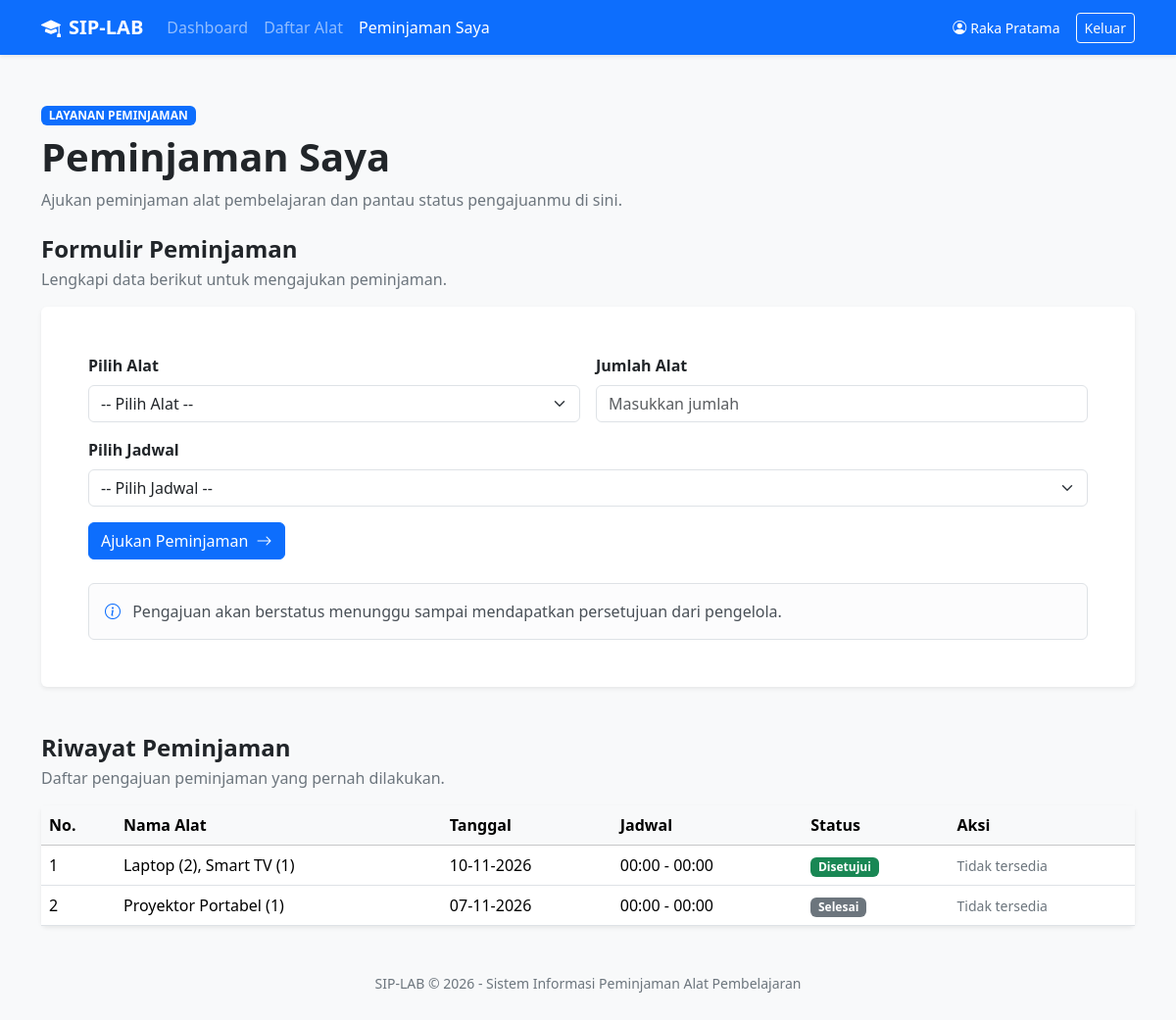
Page /peminjaman-saya.php (signed in) on the committed database.
### tables this page shows
CREATE TABLE `peminjaman` (
  `id_peminjaman` int(11) NOT NULL,
  `id_user` int(11) NOT NULL,
  `id_jadwal` int(11) NOT NULL,
  `tanggal_pengajuan` datetime DEFAULT current_timestamp(),
  `tanggal_peminjaman` date NOT NULL,
  `status_peminjaman` enum('menunggu','disetujui','ditolak','sedang_dipinjam','selesai') DEFAULT 'menunggu'
);

### auth.php (called while the page is built, shortened)
<?php
function e($value) {
    return htmlspecialchars($value, ENT_QUOTES, "UTF-8");
}
?>

### peminjaman-saya.php (the view, shortened to what this page needs)
<?php
require_once "auth.php";
$idUser = $_SESSION["id_user"];
$stmtRiwayat = $conn->prepare("
    SELECT
        p.id_peminjaman,
        p.tanggal_peminjaman,
        p.status_peminjaman,
        j.waktu_mulai,
        j.waktu_selesai,
        GROUP_CONCAT(
            CONCAT(a.nama_alat, ' (', d.jumlah, ')')
            SEPARATOR ', '
        ) AS daftar_alat
    FROM peminjaman p
    LEFT JOIN jadwal j
        ON p.id_jadwal = j.id_jadwal
    LEFT JOIN detail_peminjaman d
        ON p.id_peminjaman = d.id_peminjaman
    LEFT JOIN alat a
        ON d.id_alat = a.id_alat
    WHERE p.id_user = ?
    GROUP BY
        p.id_peminjaman,
        p.tanggal_peminjaman,
        p.status_peminjaman,
        j.waktu_mulai,
        j.waktu_selesai
    ORDER BY p.id_peminjaman DESC
");
$stmtRiwayat->bind_param("i", $idUser);
$stmtRiwayat->execute();
$riwayat = $stmtRiwayat->get_result();
?>
<!DOCTYPE html>
<html lang="id">
<head>
    <link href="https://cdn.jsdelivr.net/npm/bootstrap@5.3.3/dist/css/bootstrap.min.css" rel="stylesheet">
    <link href="https://cdn.jsdelivr.net/npm/bootstrap-icons@1.11.3/font/bootstrap-icons.min.css" rel="stylesheet">
</head>
<body class="bg-light">
<nav class="navbar navbar-expand-lg navbar-dark bg-primary shadow-sm">
    <div class="container">
        <a class="navbar-brand fw-bold" href="dashboard.php"><i class="bi bi-mortarboard-fill me-2"></i>SIP-LAB</a>
        <div class="collapse navbar-collapse" id="navbarSiswa">
            <ul class="navbar-nav me-auto mb-2 mb-lg-0">
                <li class="nav-item"><a class="nav-link" href="dashboard.php">Dashboard</a></li>
                <li class="nav-item"><a class="nav-link" href="daftar-alat.php">Daftar Alat</a></li>
                <li class="nav-item"><a class="nav-link active" href="peminjaman-saya.php">Peminjaman Saya</a></li>
            </ul>
            <div class="d-flex align-items-center gap-3 text-white">
                <span class="small"><i class="bi bi-person-circle me-1"></i><?php echo e($_SESSION["nama"]); ?></span>
                <a href="logout.php" class="btn btn-outline-light btn-sm">Keluar</a>
            </div>
        </div>
    </div>
</nav>
<main class="container py-4 py-lg-5">
    <div class="mb-4">
        <span class="badge text-bg-primary mb-2">LAYANAN PEMINJAMAN</span>
        <h1 class="fw-bold">Peminjaman Saya</h1>
        <p class="text-secondary mb-0">Ajukan peminjaman alat pembelajaran dan pantau status pengajuanmu di sini.</p>
    </div>
    <div class="mb-3">
        <h2 class="h4 fw-bold mb-1">Formulir Peminjaman</h2>
        <p class="text-secondary">Lengkapi data berikut untuk mengajukan peminjaman.</p>
    </div>
    <div class="card border-0 shadow-sm mb-5">
        <div class="card-body p-4 p-lg-5">
            <form action="proses-peminjaman.php" method="POST">
                <div class="row g-3">
                    <div class="col-md-6">
                        <label for="id_alat" class="form-label fw-semibold">Pilih Alat</label>
                        <select name="id_alat" id="id_alat" class="form-select" required>
                            <option value="">-- Pilih Alat --</option>
                        </select>
                    </div>
                    <div class="col-md-6">
                        <label for="jumlah" class="form-label fw-semibold">Jumlah Alat</label>
                        <input type="number" name="jumlah" id="jumlah" class="form-control"
                               min="1" placeholder="Masukkan jumlah" required>
                    </div>
                    <div class="col-12">
                        <label for="id_jadwal" class="form-label fw-semibold">Pilih Jadwal</label>
                        <select name="id_jadwal" id="id_jadwal" class="form-select" required>
                            <option value="">-- Pilih Jadwal --</option>
                        </select>
                    </div>
                    <div class="col-12">
                        <button type="submit" class="btn btn-primary">
                            Ajukan Peminjaman <i class="bi bi-arrow-right ms-1"></i>
                        </button>
                    </div>
                </div>
            </form>
            <div class="alert alert-light border mt-4 mb-0">
                <i class="bi bi-info-circle text-primary me-2"></i>
                Pengajuan akan berstatus menunggu sampai mendapatkan persetujuan dari pengelola.
            </div>
        </div>
    </div>
    <div class="mb-3">
        <h2 class="h4 fw-bold mb-1">Riwayat Peminjaman</h2>
        <p class="text-secondary">Daftar pengajuan peminjaman yang pernah dilakukan.</p>
    </div>
    <div class="card border-0 shadow-sm">
        <div class="table-responsive">
            <table class="table table-hover align-middle mb-0">
                <thead class="table-light">
                    <tr><th>No.</th><th>Nama Alat</th><th>Tanggal</th><th>Jadwal</th><th>Status</th><th>Aksi</th></tr>
                </thead>
                <tbody>
                <?php if ($riwayat->num_rows > 0): ?>
                    <?php $no = 1; while ($row = $riwayat->fetch_assoc()): ?>
                        <?php
                        $status = $row["status_peminjaman"];
                        $warnaStatus = [
                            "menunggu" => "warning",
                            "disetujui" => "success",
                            "ditolak" => "danger",
                            "sedang_dipinjam" => "info",
                            "selesai" => "secondary"
                        ][$status] ?? "secondary";
                        ?>
                        <tr>
                            <td><?php echo $no++; ?></td>
                            <td><?php echo e($row["daftar_alat"] ?? "-"); ?></td>
                            <td><?php echo date("d-m-Y", strtotime($row["tanggal_peminjaman"])); ?></td>
                            <td><?php echo date("H:i", strtotime($row["waktu_mulai"])) . " - " . date("H:i", strtotime($row["waktu_selesai"])); ?></td>
                            <td><span class="badge text-bg-<?php echo $warnaStatus; ?>"><?php echo ucfirst(str_replace("_", " ", $status)); ?></span></td>
                            <td>
                                <?php if ($status === "menunggu"): ?>
                                    <div class="d-flex flex-wrap gap-2">
                                        <a href="edit-peminjaman.php?id=<?php echo (int)$row["id_peminjaman"]; ?>"
                                           class="btn btn-sm btn-warning">
                                            <i class="bi bi-pencil-square me-1"></i>Edit
                                        </a>
                                        <form action="proses-batal-peminjaman.php" method="POST"
                                              onsubmit="return confirm('Yakin ingin membatalkan pengajuan ini?');">
                                            <input type="hidden" name="id_peminjaman" value="<?php echo (int)$row["id_peminjaman"]; ?>">
                                            <button type="submit" class="btn btn-sm btn-danger">
                                                <i class="bi bi-x-circle me-1"></i>Batalkan
                                            </button>
                                        </form>
                                    </div>
                                <?php else: ?>
                                    <span class="text-secondary small">Tidak tersedia</span>
                                <?php endif; ?>
                            </td>
                        </tr>
                    <?php endwhile; ?>
                <?php else: ?>
                    <tr><td colspan="6" class="text-center text-secondary py-4">Belum ada riwayat peminjaman.</td></tr>
                <?php endif; ?>
                </tbody>
            </table>
        </div>
    </div>
    <footer class="text-center text-secondary small mt-5">SIP-LAB © 2026 - Sistem Informasi Peminjaman Alat Pembelajaran</footer>
</main>
</body>
</html>

### rows in the picture
peminjaman: daftar_alat "Laptop (2), Smart TV (1)", tanggal_peminjaman "10-11-2026", waktu_mulai "00:00", waktu_selesai "00:00", status_peminjaman "Disetujui", shows "Tidak tersedia"
peminjaman: daftar_alat "Proyektor Portabel (1)", tanggal_peminjaman "07-11-2026", waktu_mulai "00:00", waktu_selesai "00:00", status_peminjaman "Selesai", shows "Tidak tersedia"

### other values in the picture
$_SESSION["nama"] "Raka Pratama"
